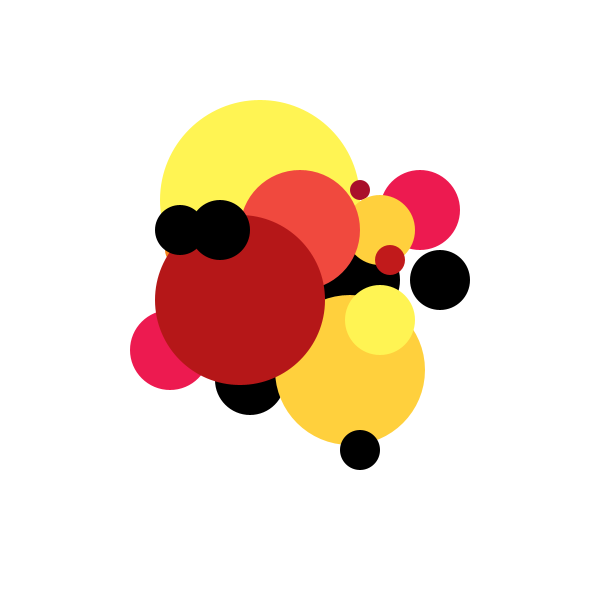
Frame 1 (no input)
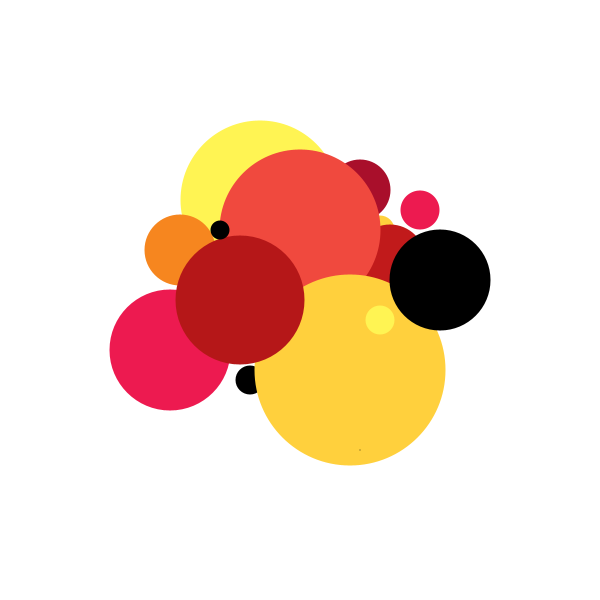
Frame 60 (the mouse pressed at the canvas centre just before this capture)
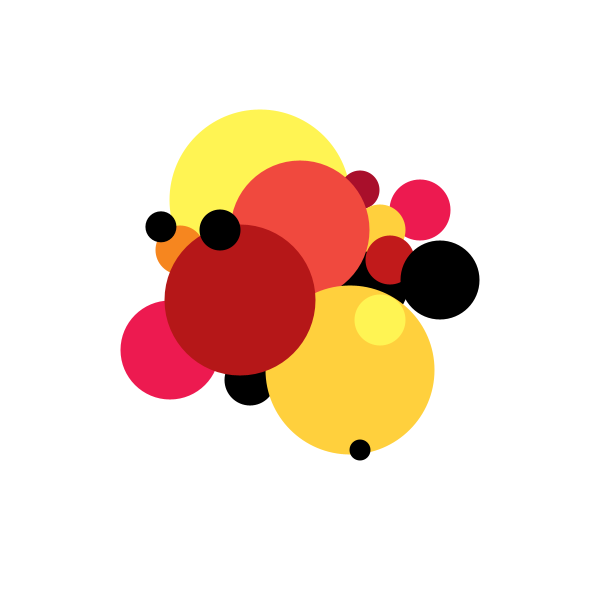
Frame 120 (the mouse held since frame 60 and released just before this capture)

The Processing sketch that drew these frames (run headless with seeded random() and noise(); from frame 60 on, the mouse is pressed at the canvas centre):

// Processing sketch: processing_16761
// ── processing_16761.pde

int d=0;
int t=1;
int m=30/50;
void setup()
{
  size(600,600);
  frameRate(10);
  smooth();

}

void draw()
{

  background(255);
  ellipseMode(CENTER);
  noStroke();

  //pink
  fill(237,26,80);
  ellipse(420,210,80-d,80-d);

  //yellow big back
  fill(255,244,83);
  ellipse(260,200,200-d,200-d);

  //black center hidden
  fill(0);
  ellipse(360,280,80+d,80+d);

  //redish purple small behind center orange
  fill(169,15,43);
  ellipse(360,190,20+d,20+d);

  //small yellow behind orange
  fill(255,208,61);
  ellipse(380,230,70-d,70-d);

  //red between yellow and clack
  fill(193,26,27);
  ellipse(390,260,30+d,30+d);

  //orange back
  fill(240,73,62);
  int s=120+d;
  ellipse(300,230,s,s);

  //black left bottom hidden
  fill(0);
  ellipse(250,380,70-d,70-d);

  //yellow big right bottom
  fill(255,208,61);
  ellipse(350,370,150+d,150+d);

  //yellow right bottom front
  fill(255,244,83);
  ellipse(380,320,70-d,70-d);

  //black right big

  fill(0);
  ellipse(440,280,60+d,60+d);

  //pink
  fill(237,26,80);
  ellipse(170,350,80+d,80+d);

  //orange behind red front
  fill(246,134,31);
  ellipse(180,250,30+d,30+d);

  //red front
  fill(181,23,24);
  ellipse(240,300,170-d,170-d);

  //black left front
  fill(0);
  ellipse(220,230,60-d,60-d);

  //black right bottom front
  fill(0);
  ellipse(360,450,40-d,40-d);
  
  //black motion
  fill(0);
  if(t>0)
  {
  // frameRate(5);
  ellipse(180-d*random(0,3),230-d*random(0,3),50-d,50-d);
  }
  frameRate(60);
  d=d+t;
  println(d);
  if(d==50|| d==0)
  {
    t=t*-1;
  }
}

//void mousePressed()
//{
//  save("atom4.jpg");
//}
